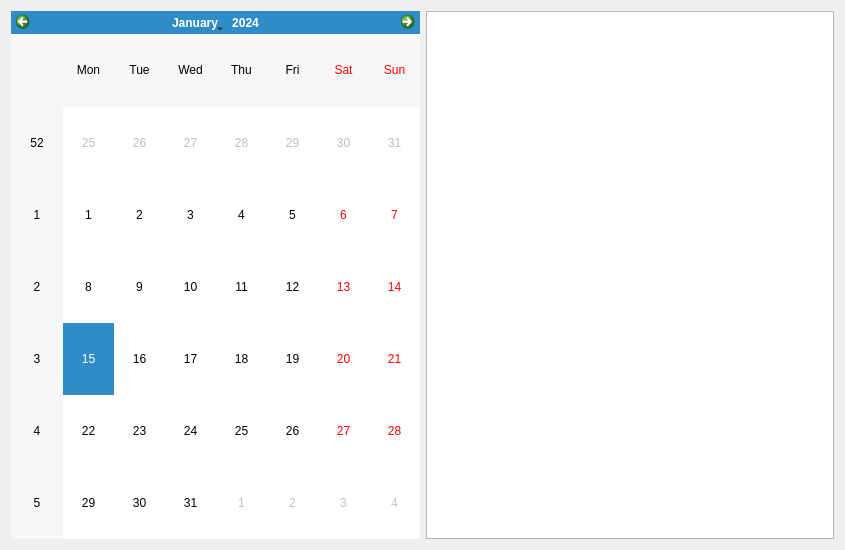
<?xml version="1.0" encoding="UTF-8"?>
<ui version="4.0">
 <class>UserCalendarWindow</class>
 <widget class="QDialog" name="UserCalendarWindow">
  <property name="geometry">
   <rect>
    <x>0</x>
    <y>0</y>
    <width>845</width>
    <height>550</height>
   </rect>
  </property>
  <property name="windowTitle">
   <string>Dialog</string>
  </property>
  <layout class="QGridLayout" name="gridLayout">
   <item row="0" column="0">
    <widget class="QCalendarWidget" name="calendarWidget"/>
   </item>
   <item row="0" column="1">
    <widget class="QListView" name="listView"/>
   </item>
  </layout>
 </widget>
 <resources/>
 <connections/>
</ui>
